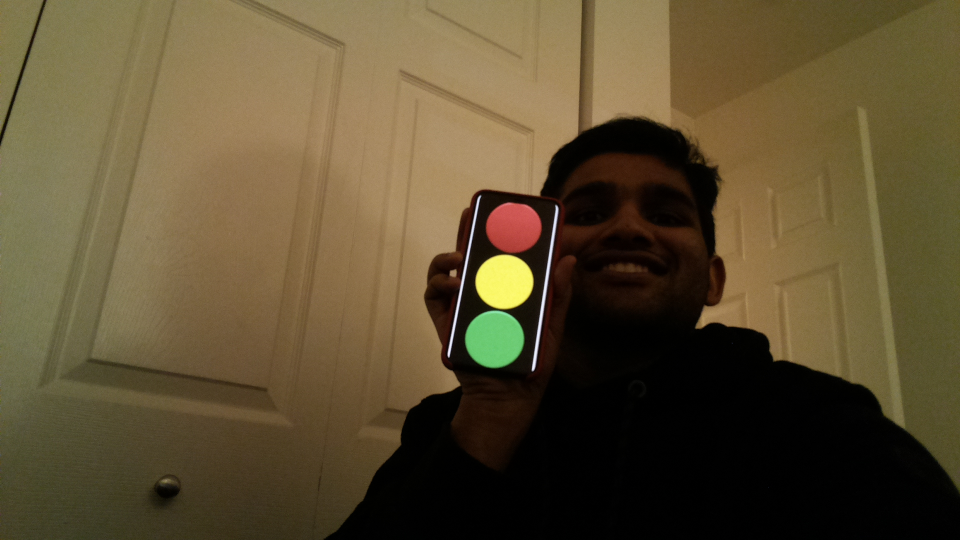
#> input picture Assignment3/govind.jpg, 1920 x 1080 px, given in place of the camera (shown at 1/2 size)
$ jupyter execute --allow-errors '809T Assignment 3.ipynb'   (shell and % lines are left out)   (text cells are left out)
#> lines starting #> are read from the running program, lines starting #| are printed output that depends on the picture; after the words box and inside, x2 and y2 are one past the last pixel; in counts of white or black regions, pixels touching at a corner belong together
[cell 1]
import numpy as np
import cv2 # OpenCV-Python
import matplotlib.pyplot as plt
import imutils
import time

[cell 2]
img = cv2.imread('Capture.PNG',1)

if img is None:
    print ('Open Error')
else:
    print ('Image Loaded')
#> (the rest of this cell did not finish here and is left out)

#> (a cell that did not finish here is left out)

#> (a cell that did not finish here is left out)

#> (a cell that did not finish here is left out)

#> (a cell that did not finish here is left out)

[cell 7]
blank_canvas = np.zeros((1347, 1230,3),np.uint8)

[cell 8]
plt.imshow(blank_canvas)

[cell 9]
lower_range = np.array([34, 177, 76])
upper_range = np.array([255, 255, 255])

#> (a cell that did not finish here is left out)

[cell 11]
cv2.imshow('Blank canvas', blank_canvas)
cv2.waitKey(0)
cv2.destroyAllWindows()

[cell 12]
blank_canvas.shape

[cell 13]
edged = cv2.Canny(blank_canvas, 30, 200)
cv2.waitKey(0)

[cell 14]
contours, hierarchy = cv2.findContours(edged,
    cv2.RETR_EXTERNAL, cv2.CHAIN_APPROX_NONE)

[cell 15]
contours

[cell 16]
cv2.imshow('Canny Edges After Contouring', edged)
#> further down, image is the input picture: shape (1080, 1920, 3); mean B, G, R 49.9, 78.7, 92.6
#> `gray = cv2.cvtColor(image, cv2.COLOR_BGR2GRAY)`:
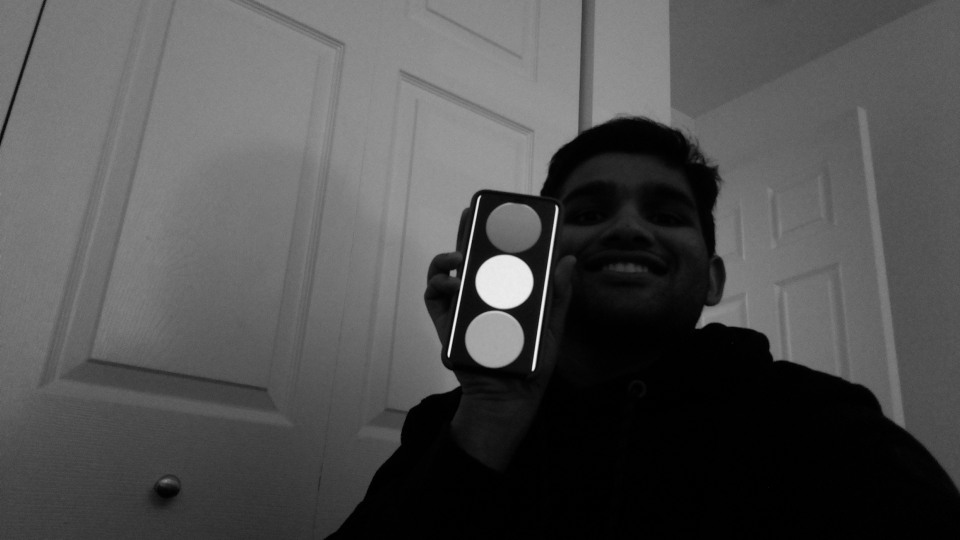
#> gray: shape (1080, 1920) (shown at 1/2 size); min 0, max 246, mean 79.6
#> `thresh = cv2.threshold(blurred, 60, 255, cv2.THRESH_BINARY)[1]`:
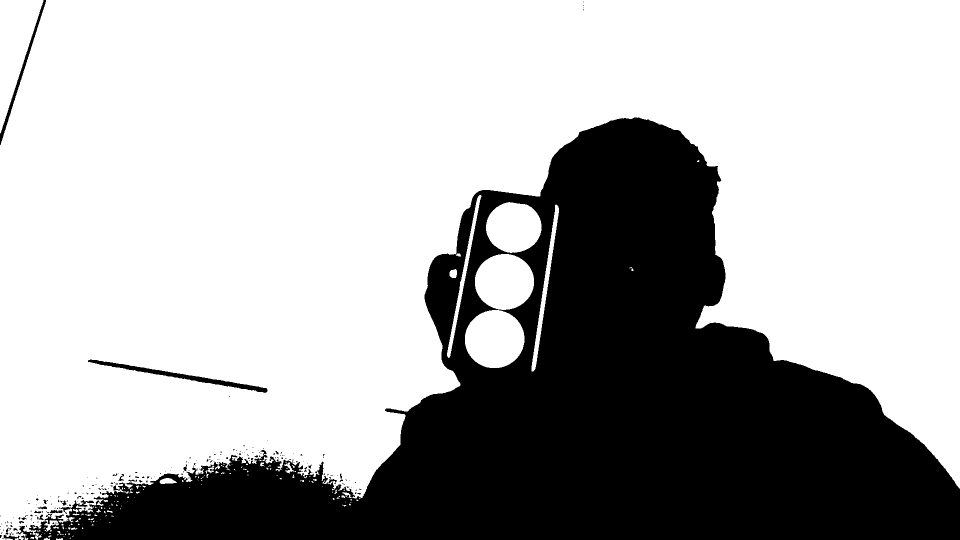
#> thresh: shape (1080, 1920) (shown at 1/2 size); 68.8% white; 212 black regions (189 under 20 px), largest, box (x1, y1, x2, y2) and area: (32, 235, 1920, 1080) 639263, (176, 719, 535, 786) 3124, (0, 0, 92, 290) 1752
#> `frame = cv2.flip(thresh,1)`:
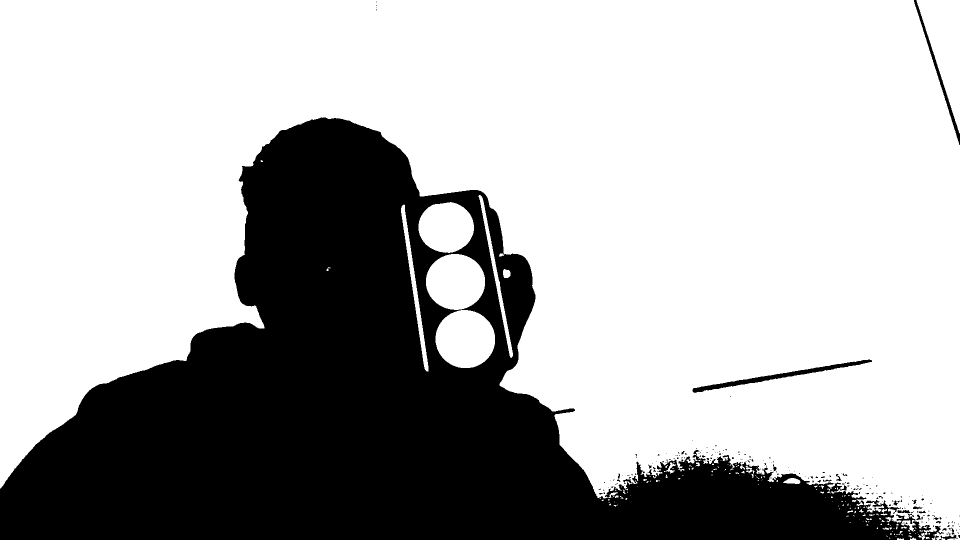
#> frame: shape (1080, 1920) (shown at 1/2 size); 68.8% white; 212 black regions (189 under 20 px), largest, box (x1, y1, x2, y2) and area: (0, 235, 1888, 1080) 639263, (1385, 719, 1744, 786) 3124, (1828, 0, 1920, 290) 1752
#> `hsv_img = cv2.cvtColor(image,cv2.COLOR_BGR2HSV)`: hsv_img: shape (1080, 1920, 3); mean H, S, V 18.1, 114.9, 93.1
#> `mask = cv2.inRange(hsv_img, lower_range, upper_range)`:
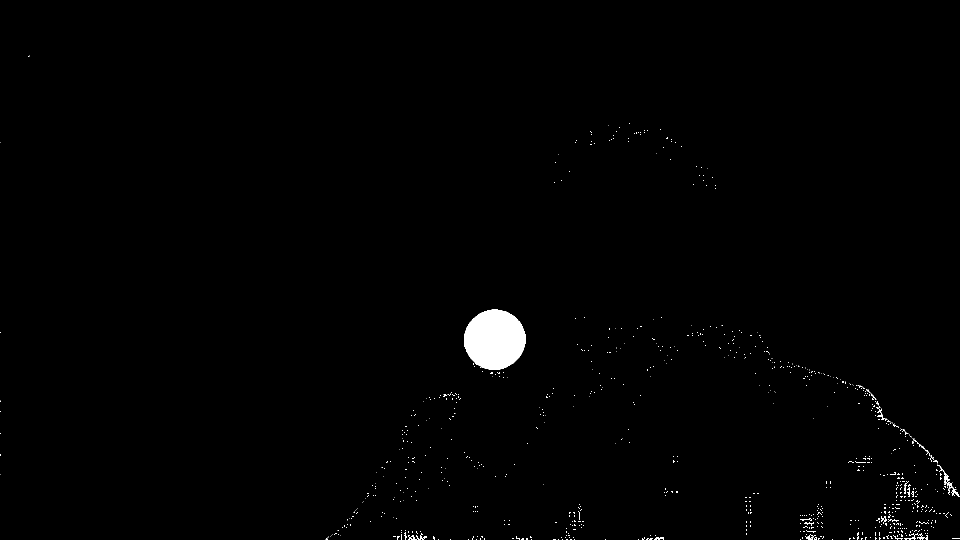
#> mask: shape (1080, 1920) (shown at 1/2 size); 0.87% white; 771 white regions (720 under 20 px)
#> `cnts = cv2.findContours(mask.copy(), cv2.RETR_EXTERNAL,cv2.CHAIN_APPRO..`: cnts = 771 contours, 748 with area under 20; largest, box (x1, y1, x2, y2) and area: (928, 619, 1051, 740) 11336, (1874, 930, 1920, 994) 344, (1808, 1066, 1856, 1080) 165, (816, 1066, 854, 1080) 160, (1611, 1068, 1632, 1080) 102
cv2.waitKey(0)
cv2.destroyAllWindows()

[cell 17]
print("Number of Contours found = " + str(len(contours)))

[cell 18]
cv2.drawContours(blank_canvas, contours, -1, (0, 255, 0), 3)

[cell 19]
cv2.imshow('Contours', blank_canvas)
cv2.waitKey(0)
cv2.destroyAllWindows()

#> (a cell that did not finish here is left out)

#> (a cell that did not finish here is left out)

#> (a cell that did not finish here is left out)

#> (a cell that did not finish here is left out)

[cell 24]
#https://www.pyimagesearch.com/2016/02/01/opencv-center-of-contour/
import numpy as np
import cv2 # OpenCV-Python
import matplotlib.pyplot as plt
import imutils
import time

def nothing(x):
    pass

cam= cv2.VideoCapture(0)
fps = cam.get(cv2.CAP_PROP_FPS)
timestamps = [cam.get(cv2.CAP_PROP_POS_MSEC)]
calc_timestamps = [0.0]
# [8 lines of commented-out code are left out]
fourcc = cv2.VideoWriter_fourcc(*'XVID')
out = cv2.VideoWriter('output.avi', fourcc, 20.0, (640,480))
timeElapsedlist = []
#> (the rest of this cell did not finish here and is left out)

[cell 25]
timeElapsedlist = []
#opening the text file and extracting the 5th column
with open('hw3data.txt') as f:
#> (reads Assignment3/hw3data.txt from the repository)
    for line in f:
        timeElapsedlist.append(float(line[0:15]))
#         count= count + 1 #incrementing count

[cell 26]
timeElapsedlist

[cell 27]
timeElapsed = np.array(timeElapsedlist)

[cell 28]
length_of_time = len(timeElapsedlist)

[cell 29]
x = np.linspace(1,len(timeElapsedlist),len(timeElapsedlist))
y = timeElapsedlist
plt.figure(1)
plt.plot(x,y,color='r',linewidth=1.0,label='Raw data') #plotting
plt.title('Object Tracking Processing Time') #assigning plot title
plt.xlabel('Frame') #assigning x label
plt.ylabel('Processing time [msec]') #assigning y label
plt.legend(loc="upper right")#assigning legend and position of the legend
plt.show() #showing the plot
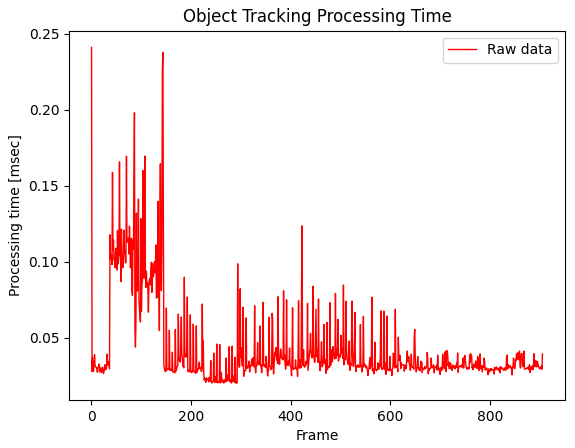
#> figure drawn by matplotlib, 1 panel; curve peaks at x = 1, y = 0.241

[cell 30]
plt.figure(2)
plt.title('Object Tracking Processing Time') #assigning plot title
plt.xlabel('Processing time [msec]') #assigning x label
plt.ylabel('Frame') #assigning y label
x = timeElapsedlist
num_bins = len(timeElapsedlist)
n, bins, patches = plt.hist(x, num_bins, facecolor='k', alpha=0.5)
plt.show()
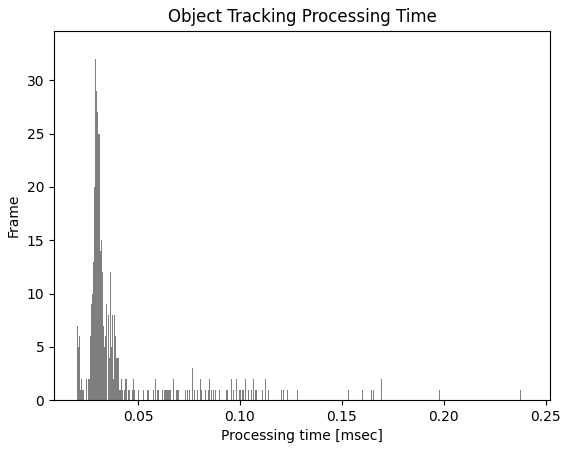
#> figure drawn by matplotlib, 1 panel; tallest bar 33 high, from x = 0.0293 to 0.0296
